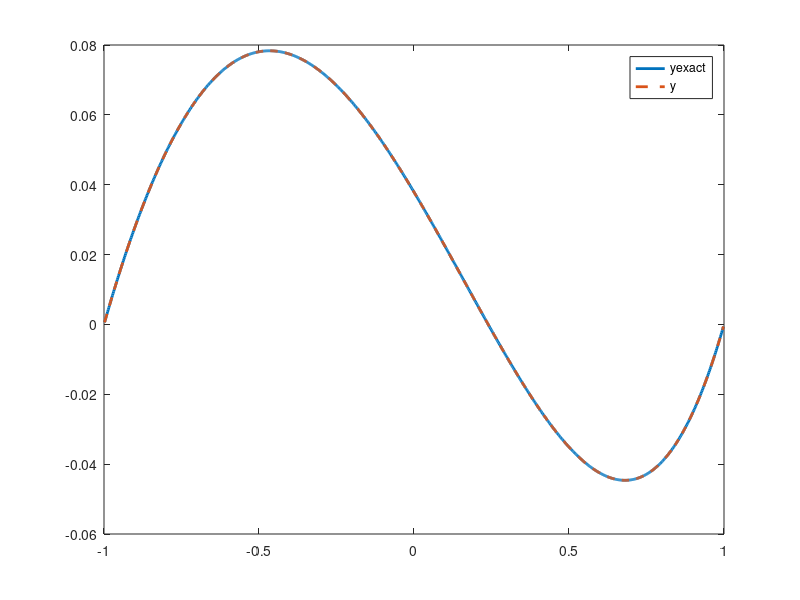

Recreate this plot in MATLAB.
clc;
clearvars;
%  We are solv1ng a 2 po1nt BVP problem w1th h3lp of finite difference  scheme
% given problem
% u'' = -u + f   -1<t<1
% u(-1) = u(1) = 0
% where f is a some function of t , u , u'

% Initial values according to the problem
a=-1;
b=1;
alpha = 0;
beta = 0;
% df/dy and df/d(y')
dfdy = @(t,y,dy) 0;
dfddy = @(t,y,dy) 1;
% f(t,u,u') Consider it as a vector function
f = @(t,y,y1)  t + y1;

M = 10;
error = zeros(1:M);

for po = 3:M
    % Number of steps
    N = 2^po;
    printf("Current N: %d",N);

    % Step size
    h = (b-a)/(N+1);

    % A matrix tridiagonal
    A = spdiags(ones(N,1)*[1 -2 1], -1:1, N, N);

    % Exact Solution
    yexact = zeros(1,N);
    co1 = 2/(exp(1) - exp(-1));
    co2 = (-1/2) -co1*(exp(-1));
    for i = 2:N+1
        t = -1 + (i-1)*h;
        yexact(i-1) = -((t^2)/2) - t + (co1*exp(t)) + co2;
    end

    % Initialise values;
    t = a + h*([1:N]');
    y = zeros(N,1);
    dy = zeros(N,1);
    g = zeros(N,1);
    g(1) = -alpha/(h*h);
    g(end) = -beta/(h*h);

    %  Initialized y with line interpolation
    for i = 1:N
        y(i) = 1;
    end

    while (1)

        % y' Calculation
        dy(2:end-1) = (y(3:end) - y(1:end-2)) / (2*h);
        % Handle boundaries
        dy(1) = (y(2) - alpha) / (2*h);
        dy(end) = (beta - y(end-1)) / (2*h);

        % F vector
        fvec = f(t,y,dy);

        % We are solving Ay/(h*h) - fvec - g = 0
        H = (A*y)./(h*h) - fvec - g ;

        % Calculating F jacobian
        Fj = zeros(N,N);
        for i = 1:N
            Fj(i,i) = dfdy(a+i*h,y(i),dy(i));
        end
        for i = 1:N-1
            Fj(i,i+1) = dfddy(a+i*h,y(i),dy(i))/(2*h);
            Fj(i+1,i) = -dfddy(a+i*h,y(i+1),dy(i+1))/(2*h);
        end
        dH = A/(h*h) - Fj;

        % Newtons step
        y1 = y - (dH\H);

        % Epsilon check
        if (abs(norm(y1-y))<1e-8)
              y = y1;
              disp(y);
            break;
        end
        y = y1;
    end

    error(po) = max(abs(yexact-y'))/max(abs(yexact));
end

fprintf('\n');
for m = 3:M
    fprintf('%6d \t %0.6e \t %0.2f\n', 2^m, error(m), error(m-1)/error(m));
end

% Ploting
plot(a+[1:N]*h,yexact,'LineWidth',2);
hold on;
plot(a+[1:N]*h,y,'--','LineWidth',2);
legend('yexact','y');
